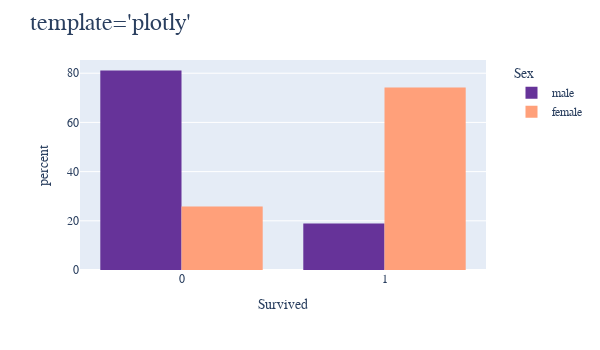

Notebook cell for this chart:
### Markdown cell above
<a id="1"></a>
<font color="lightseagreen" size=+3.5><b>1. Templates</b></font>

As good a plotting library as plotly is, its default template is not pleasing to the eye and we often need to customize in order to have an informative as well as better looking plots and charts. Plotly offers the following background/plot-area templates to choose from. 

 >- `plotly` 
 >- `ggplot2`     
 >- `seaborn`
 >- `plotly_dark`
 >- `simple_white`
     
**Note**: You can also customize your own backgroud/paper color if you wish to. Let's demonstrate using the titanic dataset.

### Code cell
df = df_titanic
fig = px.histogram(df, x="Survived", y=None, color="Sex",
                width=600,height=350,
                histnorm='percent',
                color_discrete_map={ 
                    "male": "RebeccaPurple", "female": "lightsalmon"
                },
                template="plotly"
                )
fig.update_layout(title=" template='plotly'", 
                  font_family="San Serif",
                  bargap=0.2,
                  barmode='group',
                  titlefont={'size': 24},
                  legend=dict(
                  orientation="v", 
                      y=1, 
                      yanchor="top", 
                      x=1.250, 
                      xanchor="right",)                 
                  )
fig.show()

### Figure 1 — Plotly figure (JSON) as saved in the notebook; plotly's stock layout.template omitted (floating-point values rounded to 4 significant figures; data arrays with more than 128 entries replaced by an {"elided": "..."} marker saying what was removed)
{"data": [{"alignmentgroup": "True", "bingroup": "x", "histnorm": "percent", "hovertemplate": "Sex=male<br>Survived=%{x}<br>percent=%{y}<extra></extra>", "legendgroup": "male", "marker": {"color": "RebeccaPurple"}, "name": "male", "offsetgroup": "male", "orientation": "v", "showlegend": true, "type": "histogram", "x": {"elided": "577 int values"}, "xaxis": "x", "yaxis": "y"}, {"alignmentgroup": "True", "bingroup": "x", "histnorm": "percent", "hovertemplate": "Sex=female<br>Survived=%{x}<br>percent=%{y}<extra></extra>", "legendgroup": "female", "marker": {"color": "lightsalmon"}, "name": "female", "offsetgroup": "female", "orientation": "v", "showlegend": true, "type": "histogram", "x": {"elided": "314 int values"}, "xaxis": "x", "yaxis": "y"}], "layout": {"bargap": 0.2, "barmode": "group", "font": {"family": "San Serif"}, "height": 350, "legend": {"orientation": "v", "title": {"text": "Sex"}, "tracegroupgap": 0, "x": 1.25, "xanchor": "right", "y": 1, "yanchor": "top"}, "margin": {"t": 60}, "title": {"font": {"size": 24}, "text": " template='plotly'"}, "width": 600, "xaxis": {"anchor": "y", "domain": [0.0, 1.0], "title": {"text": "Survived"}}, "yaxis": {"anchor": "x", "domain": [0.0, 1.0], "title": {"text": "percent"}}}}
